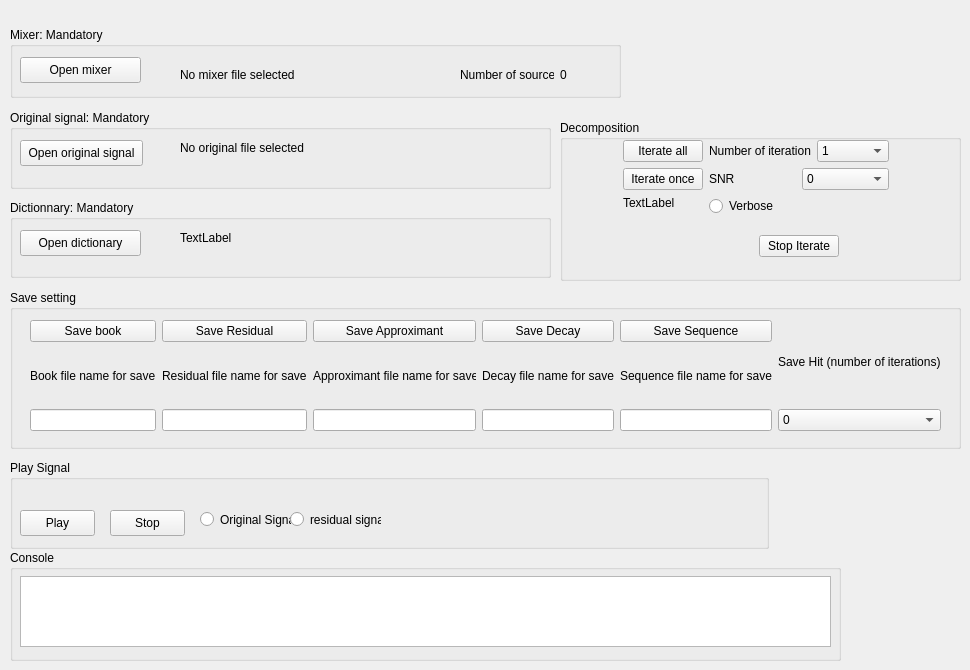
       <widget class="QWidget" name="tab2" >
        <attribute name="title" >
         <string>MPD Demix</string>
        </attribute>
        <widget class="QGroupBox" name="groupBox_8" >
         <property name="geometry" >
          <rect>
           <x>10</x>
           <y>550</y>
           <width>831</width>
           <height>111</height>
          </rect>
         </property>
         <property name="title" >
          <string>Console</string>
         </property>
         <widget class="QTextEdit" name="textEditConsolDemix" >
          <property name="geometry" >
           <rect>
            <x>10</x>
            <y>26</y>
            <width>811</width>
            <height>71</height>
           </rect>
          </property>
         </widget>
        </widget>
        <widget class="QWidget" name="verticalLayout_6" >
         <property name="geometry" >
          <rect>
           <x>560</x>
           <y>120</y>
           <width>401</width>
           <height>161</height>
          </rect>
         </property>
         <layout class="QVBoxLayout" >
          <item>
           <widget class="QGroupBox" name="groupBox_9" >
            <property name="title" >
             <string>Decomposition</string>
            </property>
            <widget class="QWidget" name="horizontalLayout_3" >
             <property name="geometry" >
              <rect>
               <x>0</x>
               <y>20</y>
               <width>391</width>
               <height>117</height>
              </rect>
             </property>
             <layout class="QHBoxLayout" >
              <item>
               <spacer>
                <property name="orientation" >
                 <enum>Qt::Horizontal</enum>
                </property>
                <property name="sizeHint" >
                 <size>
                  <width>40</width>
                  <height>20</height>
                 </size>
                </property>
               </spacer>
              </item>
              <item>
               <layout class="QVBoxLayout" >
                <item>
                 <widget class="QPushButton" name="pushButtonIterateAllDemix" >
                  <property name="text" >
                   <string>Iterate all</string>
                  </property>
                 </widget>
                </item>
                <item>
                 <widget class="QPushButton" name="pushButtonIterateOnceDemix" >
                  <property name="text" >
                   <string>Iterate once</string>
                  </property>
                 </widget>
                </item>
                <item>
                 <widget class="QLabel" name="label_progressDemix" >
                  <property name="text" >
                   <string>TextLabel</string>
                  </property>
                 </widget>
                </item>
                <item>
                 <spacer>
                  <property name="orientation" >
                   <enum>Qt::Vertical</enum>
                  </property>
                  <property name="sizeHint" >
                   <size>
                    <width>20</width>
                    <height>40</height>
                   </size>
                  </property>
                 </spacer>
                </item>
               </layout>
              </item>
              <item>
               <layout class="QVBoxLayout" >
                <item>
                 <layout class="QHBoxLayout" >
                  <item>
                   <widget class="QLabel" name="label_7" >
                    <property name="text" >
                     <string>Number of iteration</string>
                    </property>
                   </widget>
                  </item>
                  <item>
                   <widget class="QComboBox" name="comboBoxNumIterDemix" >
                    <item>
                     <property name="text" >
                      <string>1</string>
                     </property>
                    </item>
                    <item>
                     <property name="text" >
                      <string>5</string>
                     </property>
                    </item>
                    <item>
                     <property name="text" >
                      <string>10</string>
                     </property>
                    </item>
                    <item>
                     <property name="text" >
                      <string>20</string>
                     </property>
                    </item>
                    <item>
                     <property name="text" >
                      <string>50</string>
                     </property>
                    </item>
                    <item>
                     <property name="text" >
                      <string>100</string>
                     </property>
                    </item>
                    <item>
                     <property name="text" >
                      <string>200</string>
                     </property>
                    </item>
                    <item>
                     <property name="text" >
                      <string>500</string>
                     </property>
                    </item>
                    <item>
                     <property name="text" >
                      <string>1000</string>
                     </property>
                    </item>
                    <item>
                     <property name="text" >
                      <string>5000</string>
                     </property>
                    </item>
                    <item>
                     <property name="text" >
                      <string>10000</string>
                     </property>
                    </item>
                    <item>
                     <property name="text" >
                      <string>50000</string>
                     </property>
                    </item>
                    <item>
                     <property name="text" >
                      <string>100000</string>
                     </property>
                    </item>
                   </widget>
                  </item>
                 </layout>
                </item>
                <item>
                 <layout class="QHBoxLayout" >
                  <item>
                   <widget class="QLabel" name="label_8" >
                    <property name="text" >
                     <string>SNR</string>
                    </property>
                   </widget>
                  </item>
                  <item>
                   <widget class="QComboBox" name="comboBoxSnrDemix" >
                    <item>
                     <property name="text" >
                      <string>0</string>
                     </property>
                    </item>
                    <item>
                     <property name="text" >
                      <string>5</string>
                     </property>
                    </item>
                    <item>
                     <property name="text" >
                      <string>10</string>
                     </property>
                    </item>
                    <item>
                     <property name="text" >
                      <string>15</string>
                     </property>
                    </item>
                    <item>
                     <property name="text" >
                      <string>20</string>
                     </property>
                    </item>
                    <item>
                     <property name="text" >
                      <string>25</string>
                     </property>
                    </item>
                    <item>
                     <property name="text" >
                      <string>30</string>
                     </property>
                    </item>
                    <item>
                     <property name="text" >
                      <string>45</string>
                     </property>
                    </item>
                    <item>
                     <property name="text" >
                      <string>50</string>
                     </property>
                    </item>
                    <item>
                     <property name="text" >
                      <string>60</string>
                     </property>
                    </item>
                    <item>
                     <property name="text" >
                      <string>80</string>
                     </property>
                    </item>
                    <item>
                     <property name="text" >
                      <string>90</string>
                     </property>
                    </item>
                    <item>
                     <property name="text" >
                      <string>100</string>
                     </property>
                    </item>
                   </widget>
                  </item>
                 </layout>
                </item>
                <item>
                 <widget class="QRadioButton" name="radioButtonVerboseDemix" >
                  <property name="text" >
                   <string>Verbose</string>
                  </property>
                 </widget>
                </item>
                <item>
                 <spacer>
                  <property name="orientation" >
                   <enum>Qt::Vertical</enum>
                  </property>
                  <property name="sizeHint" >
                   <size>
                    <width>20</width>
                    <height>40</height>
                   </size>
                  </property>
                 </spacer>
                </item>
                <item>
                 <layout class="QHBoxLayout" >
                  <item>
                   <spacer>
                    <property name="orientation" >
                     <enum>Qt::Horizontal</enum>
                    </property>
                    <property name="sizeHint" >
                     <size>
                      <width>40</width>
                      <height>20</height>
                     </size>
                    </property>
                   </spacer>
                  </item>
                  <item>
                   <widget class="QPushButton" name="pushButtonStopIterateDemix" >
                    <property name="text" >
                     <string>Stop Iterate</string>
                    </property>
                   </widget>
                  </item>
                  <item>
                   <spacer>
                    <property name="orientation" >
                     <enum>Qt::Horizontal</enum>
                    </property>
                    <property name="sizeHint" >
                     <size>
                      <width>40</width>
                      <height>20</height>
                     </size>
                    </property>
                   </spacer>
                  </item>
                 </layout>
                </item>
               </layout>
              </item>
              <item>
               <spacer>
                <property name="orientation" >
                 <enum>Qt::Horizontal</enum>
                </property>
                <property name="sizeHint" >
                 <size>
                  <width>40</width>
                  <height>20</height>
                 </size>
                </property>
               </spacer>
              </item>
             </layout>
            </widget>
           </widget>
          </item>
         </layout>
        </widget>
        <widget class="QGroupBox" name="groupBox_10" >
         <property name="geometry" >
          <rect>
           <x>10</x>
           <y>27</y>
           <width>611</width>
           <height>71</height>
          </rect>
         </property>
         <property name="title" >
          <string>Mixer: Mandatory</string>
         </property>
         <widget class="QPushButton" name="btnOpenMixer" >
          <property name="geometry" >
           <rect>
            <x>10</x>
            <y>30</y>
            <width>121</width>
            <height>26</height>
           </rect>
          </property>
          <property name="toolTip" >
           <string>open</string>
          </property>
          <property name="text" >
           <string>Open mixer</string>
          </property>
          <property name="icon" >
           <iconset resource="mptkgui.qrc" >:/resouces/open.xpm</iconset>
          </property>
          <property name="checkable" >
           <bool>false</bool>
          </property>
          <property name="flat" >
           <bool>false</bool>
          </property>
         </widget>
         <widget class="QWidget" native="1" name="widget_5" >
          <property name="geometry" >
           <rect>
            <x>160</x>
            <y>30</y>
            <width>271</width>
            <height>31</height>
           </rect>
          </property>
          <property name="autoFillBackground" >
           <bool>false</bool>
          </property>
          <widget class="QLabel" name="labelBookMixer" >
           <property name="geometry" >
            <rect>
             <x>10</x>
             <y>10</y>
             <width>241</width>
             <height>16</height>
            </rect>
           </property>
           <property name="text" >
            <string>No mixer file selected</string>
           </property>
          </widget>
         </widget>
         <widget class="QWidget" native="1" name="widget_8" >
          <property name="geometry" >
           <rect>
            <x>440</x>
            <y>30</y>
            <width>161</width>
            <height>31</height>
           </rect>
          </property>
          <property name="autoFillBackground" >
           <bool>false</bool>
          </property>
          <widget class="QLabel" name="labelBookMixeeNbrSources" >
           <property name="geometry" >
            <rect>
             <x>110</x>
             <y>10</y>
             <width>51</width>
             <height>16</height>
            </rect>
           </property>
           <property name="text" >
            <string>0</string>
           </property>
          </widget>
          <widget class="QLabel" name="label_13" >
           <property name="geometry" >
            <rect>
             <x>10</x>
             <y>10</y>
             <width>94</width>
             <height>16</height>
            </rect>
           </property>
           <property name="text" >
            <string>Number of sources:</string>
           </property>
          </widget>
         </widget>
        </widget>
        <widget class="QGroupBox" name="groupBox_11" >
         <property name="geometry" >
          <rect>
           <x>10</x>
           <y>290</y>
           <width>951</width>
           <height>159</height>
          </rect>
         </property>
         <property name="title" >
          <string>Save setting</string>
         </property>
         <widget class="QWidget" name="horizontalLayout_5" >
          <property name="geometry" >
           <rect>
            <x>20</x>
            <y>30</y>
            <width>911</width>
            <height>111</height>
           </rect>
          </property>
          <layout class="QHBoxLayout" >
           <item>
            <spacer>
             <property name="orientation" >
              <enum>Qt::Horizontal</enum>
             </property>
             <property name="sizeHint" >
              <size>
               <width>40</width>
               <height>20</height>
              </size>
             </property>
            </spacer>
           </item>
           <item>
            <layout class="QVBoxLayout" >
             <item>
              <widget class="QPushButton" name="pushButtonSaveBookDemix" >
               <property name="text" >
                <string>Save book</string>
               </property>
              </widget>
             </item>
             <item>
              <widget class="QLabel" name="label_9" >
               <property name="text" >
                <string>Book file name for save</string>
               </property>
              </widget>
             </item>
             <item>
              <widget class="QLineEdit" name="lineEditSaveBookDemix" />
             </item>
            </layout>
           </item>
           <item>
            <layout class="QVBoxLayout" >
             <item>
              <widget class="QPushButton" name="pushButtonSaveResidualDemix" >
               <property name="text" >
                <string>Save Residual</string>
               </property>
              </widget>
             </item>
             <item>
              <widget class="QLabel" name="label_10" >
               <property name="text" >
                <string>Residual file name for save</string>
               </property>
              </widget>
             </item>
             <item>
              <widget class="QLineEdit" name="lineEditSaveResidualDemix" />
             </item>
            </layout>
           </item>
           <item>
            <layout class="QVBoxLayout" >
             <item>
              <widget class="QPushButton" name="pushButtonSaveApproxDemix" >
               <property name="text" >
                <string>Save Approximant</string>
               </property>
              </widget>
             </item>
             <item>
              <widget class="QLabel" name="label_11" >
               <property name="text" >
                <string>Approximant file name for save</string>
               </property>
              </widget>
             </item>
             <item>
              <widget class="QLineEdit" name="lineEditSaveApproximantDemix" />
             </item>
            </layout>
           </item>
           <item>
            <layout class="QVBoxLayout" >
             <item>
              <widget class="QPushButton" name="pushButtonSaveDecayDemix" >
               <property name="text" >
                <string>Save Decay</string>
               </property>
              </widget>
             </item>
             <item>
              <widget class="QLabel" name="label_12" >
               <property name="text" >
                <string>Decay file name for save</string>
               </property>
              </widget>
             </item>
             <item>
              <widget class="QLineEdit" name="lineEditSaveDecayDemix" />
             </item>
            </layout>
           </item>
           <item>
            <layout class="QVBoxLayout" >
             <item>
              <widget class="QPushButton" name="pushButtonSaveSequenceDemix" >
               <property name="text" >
                <string>Save Sequence</string>
               </property>
              </widget>
             </item>
             <item>
              <widget class="QLabel" name="label_14" >
               <property name="text" >
                <string>Sequence file name for save</string>
               </property>
              </widget>
             </item>
             <item>
              <widget class="QLineEdit" name="lineEditSaveSequenceDemix" />
             </item>
            </layout>
           </item>
           <item>
            <layout class="QVBoxLayout" >
             <item>
              <widget class="QLabel" name="labelsavehit_2" >
               <property name="text" >
                <string>Save Hit (number of iterations)</string>
               </property>
              </widget>
             </item>
             <item>
              <widget class="QComboBox" name="comboBoxNumIterSavehitDemix" >
               <item>
                <property name="text" >
                 <string>0</string>
                </property>
               </item>
               <item>
                <property name="text" >
                 <string>1</string>
                </property>
               </item>
               <item>
                <property name="text" >
                 <string>2</string>
                </property>
               </item>
               <item>
                <property name="text" >
                 <string>5</string>
                </property>
               </item>
               <item>
                <property name="text" >
                 <string>10</string>
                </property>
               </item>
               <item>
                <property name="text" >
                 <string>20</string>
                </property>
               </item>
               <item>
                <property name="text" >
                 <string>50</string>
                </property>
               </item>
               <item>
                <property name="text" >
                 <string>100</string>
                </property>
               </item>
               <item>
                <property name="text" >
                 <string>200</string>
                </property>
               </item>
               <item>
                <property name="text" >
                 <string>500</string>
                </property>
               </item>
               <item>
                <property name="text" >
                 <string>1000</string>
                </property>
               </item>
               <item>
                <property name="text" >
                 <string>5000</string>
                </property>
               </item>
               <item>
                <property name="text" >
                 <string>10000</string>
                </property>
               </item>
               <item>
                <property name="text" >
                 <string>50000</string>
                </property>
               </item>
               <item>
                <property name="text" >
                 <string>100000</string>
                </property>
               </item>
              </widget>
             </item>
            </layout>
           </item>
           <item>
            <spacer>
             <property name="orientation" >
              <enum>Qt::Horizontal</enum>
             </property>
             <property name="sizeHint" >
              <size>
               <width>40</width>
               <height>20</height>
              </size>
             </property>
            </spacer>
           </item>
          </layout>
         </widget>
        </widget>
        <widget class="QGroupBox" name="groupBox_12" >
         <property name="geometry" >
          <rect>
           <x>10</x>
           <y>460</y>
           <width>759</width>
           <height>89</height>
          </rect>
         </property>
         <property name="title" >
          <string>Play Signal</string>
         </property>
         <widget class="QPushButton" name="btnPlayDemix" >
          <property name="geometry" >
           <rect>
            <x>10</x>
            <y>50</y>
            <width>75</width>
            <height>26</height>
           </rect>
          </property>
          <property name="toolTip" >
           <string>open</string>
          </property>
          <property name="text" >
           <string>Play</string>
          </property>
          <property name="icon" >
           <iconset>resouces/player_play.png</iconset>
          </property>
          <property name="checkable" >
           <bool>false</bool>
          </property>
          <property name="flat" >
           <bool>false</bool>
          </property>
         </widget>
         <widget class="QRadioButton" name="radioButtonOriDemix" >
          <property name="geometry" >
           <rect>
            <x>190</x>
            <y>50</y>
            <width>91</width>
            <height>19</height>
           </rect>
          </property>
          <property name="text" >
           <string>Original Signal</string>
          </property>
         </widget>
         <widget class="QRadioButton" name="radioButtonResiDemix" >
          <property name="geometry" >
           <rect>
            <x>280</x>
            <y>50</y>
            <width>91</width>
            <height>19</height>
           </rect>
          </property>
          <property name="text" >
           <string>residual signal</string>
          </property>
         </widget>
         <widget class="QPushButton" name="btnStopDemix" >
          <property name="geometry" >
           <rect>
            <x>100</x>
            <y>50</y>
            <width>75</width>
            <height>26</height>
           </rect>
          </property>
          <property name="toolTip" >
           <string>open</string>
          </property>
          <property name="text" >
           <string>Stop</string>
          </property>
          <property name="icon" >
           <iconset>resouces/player_stop.png</iconset>
          </property>
          <property name="checkable" >
           <bool>false</bool>
          </property>
          <property name="flat" >
           <bool>false</bool>
          </property>
         </widget>
        </widget>
        <widget class="QGroupBox" name="groupBox_13" >
         <property name="geometry" >
          <rect>
           <x>10</x>
           <y>200</y>
           <width>541</width>
           <height>78</height>
          </rect>
         </property>
         <property name="title" >
          <string>Dictionnary: Mandatory</string>
         </property>
         <widget class="QPushButton" name="btnOpenDictDemix" >
          <property name="geometry" >
           <rect>
            <x>10</x>
            <y>30</y>
            <width>121</width>
            <height>26</height>
           </rect>
          </property>
          <property name="toolTip" >
           <string>open</string>
          </property>
          <property name="text" >
           <string>Open dictionary</string>
          </property>
          <property name="icon" >
           <iconset resource="mptkgui.qrc" >:/resouces/open.xpm</iconset>
          </property>
          <property name="checkable" >
           <bool>false</bool>
          </property>
          <property name="flat" >
           <bool>false</bool>
          </property>
         </widget>
         <widget class="QWidget" native="1" name="widget_6" >
          <property name="geometry" >
           <rect>
            <x>160</x>
            <y>20</y>
            <width>371</width>
            <height>41</height>
           </rect>
          </property>
          <property name="autoFillBackground" >
           <bool>false</bool>
          </property>
          <widget class="QLabel" name="labelDictDemix" >
           <property name="geometry" >
            <rect>
             <x>10</x>
             <y>10</y>
             <width>241</width>
             <height>16</height>
            </rect>
           </property>
           <property name="text" >
            <string>TextLabel</string>
           </property>
          </widget>
         </widget>
        </widget>
        <widget class="QGroupBox" name="groupBox_14" >
         <property name="geometry" >
          <rect>
           <x>10</x>
           <y>110</y>
           <width>541</width>
           <height>79</height>
          </rect>
         </property>
         <property name="title" >
          <string>Original signal: Mandatory</string>
         </property>
         <widget class="QPushButton" name="btnOpenSigDemix" >
          <property name="geometry" >
           <rect>
            <x>10</x>
            <y>30</y>
            <width>123</width>
            <height>26</height>
           </rect>
          </property>
          <property name="toolTip" >
           <string>open</string>
          </property>
          <property name="text" >
           <string>Open original signal</string>
          </property>
          <property name="icon" >
           <iconset resource="mptkgui.qrc" >:/resouces/open_signal.xpm</iconset>
          </property>
          <property name="checkable" >
           <bool>false</bool>
          </property>
          <property name="flat" >
           <bool>false</bool>
          </property>
         </widget>
         <widget class="QWidget" native="1" name="widget_7" >
          <property name="geometry" >
           <rect>
            <x>160</x>
            <y>20</y>
            <width>371</width>
            <height>41</height>
           </rect>
          </property>
          <property name="autoFillBackground" >
           <bool>false</bool>
          </property>
          <widget class="QLabel" name="labelOriginalSignalDemix" >
           <property name="geometry" >
            <rect>
             <x>10</x>
             <y>10</y>
             <width>351</width>
             <height>16</height>
            </rect>
           </property>
           <property name="text" >
            <string>No original file selected</string>
           </property>
          </widget>
         </widget>
        </widget>
       </widget>
